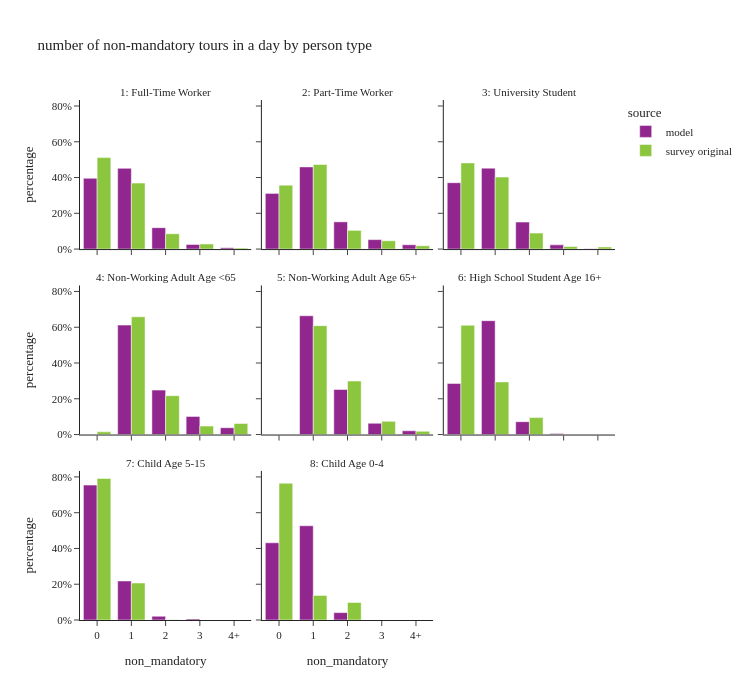

The notebook cell this image was saved under:
### Code cell
util.plot_share_facetbar(per_data, 'person_weight', 'non_mandatory', "number of non-mandatory tours in a day by person type", 
                        'ptype_label', facet_col_wrap=3,
                        height=700, orientation='v')

### Figure 1 — Plotly figure (JSON) as saved in the notebook; plotly's stock layout.template omitted (floating-point values rounded to 4 significant figures)
{"data": [{"alignmentgroup": "True", "customdata": [[613394], [699811], [185400], [39807], [11505]], "hovertemplate": "source=model<br>ptype_label=1: Full-Time Worker<br>non_mandatory=%{x}<br>percentage=%{y}<br>sample_size=%{customdata[0]}<extra></extra>", "legendgroup": "model", "marker": {"color": "#91268F", "pattern": {"shape": ""}}, "name": "model", "offsetgroup": "model", "orientation": "v", "showlegend": true, "textposition": "auto", "type": "bar", "x": ["0", "1", "2", "3", "4+"], "xaxis": "x7", "y": [0.3958, 0.4515, 0.1196, 0.02568, 0.007423], "yaxis": "y7"}, {"alignmentgroup": "True", "customdata": [[91788], [135553], [44914], [15605], [7111]], "hovertemplate": "source=model<br>ptype_label=2: Part-Time Worker<br>non_mandatory=%{x}<br>percentage=%{y}<br>sample_size=%{customdata[0]}<extra></extra>", "legendgroup": "model", "marker": {"color": "#91268F", "pattern": {"shape": ""}}, "name": "model", "offsetgroup": "model", "orientation": "v", "showlegend": false, "textposition": "auto", "type": "bar", "x": ["0", "1", "2", "3", "4+"], "xaxis": "x8", "y": [0.3112, 0.4595, 0.1523, 0.0529, 0.02411], "yaxis": "y8"}, {"alignmentgroup": "True", "customdata": [[52356], [63831], [21298], [3307], [269]], "hovertemplate": "source=model<br>ptype_label=3: University Student<br>non_mandatory=%{x}<br>percentage=%{y}<br>sample_size=%{customdata[0]}<extra></extra>", "legendgroup": "model", "marker": {"color": "#91268F", "pattern": {"shape": ""}}, "name": "model", "offsetgroup": "model", "orientation": "v", "showlegend": false, "textposition": "auto", "type": "bar", "x": ["0", "1", "2", "3", "4+"], "xaxis": "x9", "y": [0.3712, 0.4525, 0.151, 0.02344, 0.001907], "yaxis": "y9"}, {"alignmentgroup": "True", "customdata": [[246258], [99990], [40792], [15368]], "hovertemplate": "source=model<br>ptype_label=4: Non-Working Adult Age <65<br>non_mandatory=%{x}<br>percentage=%{y}<br>sample_size=%{customdata[0]}<extra></extra>", "legendgroup": "model", "marker": {"color": "#91268F", "pattern": {"shape": ""}}, "name": "model", "offsetgroup": "model", "orientation": "v", "showlegend": false, "textposition": "auto", "type": "bar", "x": ["1", "2", "3", "4+"], "xaxis": "x4", "y": [0.612, 0.2485, 0.1014, 0.03819], "yaxis": "y4"}, {"alignmentgroup": "True", "customdata": [[234574], [89038], [22221], [7411]], "hovertemplate": "source=model<br>ptype_label=5: Non-Working Adult Age 65+<br>non_mandatory=%{x}<br>percentage=%{y}<br>sample_size=%{customdata[0]}<extra></extra>", "legendgroup": "model", "marker": {"color": "#91268F", "pattern": {"shape": ""}}, "name": "model", "offsetgroup": "model", "orientation": "v", "showlegend": false, "textposition": "auto", "type": "bar", "x": ["1", "2", "3", "4+"], "xaxis": "x5", "y": [0.6641, 0.2521, 0.06291, 0.02098], "yaxis": "y5"}, {"alignmentgroup": "True", "customdata": [[26995], [60175], [6789], [544], [6]], "hovertemplate": "source=model<br>ptype_label=6: High School Student Age 16+<br>non_mandatory=%{x}<br>percentage=%{y}<br>sample_size=%{customdata[0]}<extra></extra>", "legendgroup": "model", "marker": {"color": "#91268F", "pattern": {"shape": ""}}, "name": "model", "offsetgroup": "model", "orientation": "v", "showlegend": false, "textposition": "auto", "type": "bar", "x": ["0", "1", "2", "3", "4+"], "xaxis": "x6", "y": [0.2856, 0.6367, 0.07183, 0.005756, 6.349e-05], "yaxis": "y6"}, {"alignmentgroup": "True", "customdata": [[333226], [96440], [9253], [2748], [112]], "hovertemplate": "source=model<br>ptype_label=7: Child Age 5-15<br>non_mandatory=%{x}<br>percentage=%{y}<br>sample_size=%{customdata[0]}<extra></extra>", "legendgroup": "model", "marker": {"color": "#91268F", "pattern": {"shape": ""}}, "name": "model", "offsetgroup": "model", "orientation": "v", "showlegend": false, "textposition": "auto", "type": "bar", "x": ["0", "1", "2", "3", "4+"], "xaxis": "x", "y": [0.7543, 0.2183, 0.02094, 0.00622, 0.0002535], "yaxis": "y"}, {"alignmentgroup": "True", "customdata": [[62855], [76749], [6012]], "hovertemplate": "source=model<br>ptype_label=8: Child Age 0-4<br>non_mandatory=%{x}<br>percentage=%{y}<br>sample_size=%{customdata[0]}<extra></extra>", "legendgroup": "model", "marker": {"color": "#91268F", "pattern": {"shape": ""}}, "name": "model", "offsetgroup": "model", "orientation": "v", "showlegend": false, "textposition": "auto", "type": "bar", "x": ["0", "1", "2"], "xaxis": "x2", "y": [0.4316, 0.5271, 0.04129], "yaxis": "y2"}, {"alignmentgroup": "True", "customdata": [[1048], [879], [273], [71], [24]], "hovertemplate": "source=survey original<br>ptype_label=1: Full-Time Worker<br>non_mandatory=%{x}<br>percentage=%{y}<br>sample_size=%{customdata[0]}<extra></extra>", "legendgroup": "survey original", "marker": {"color": "#8CC63E", "pattern": {"shape": ""}}, "name": "survey original", "offsetgroup": "survey original", "orientation": "v", "showlegend": true, "textposition": "auto", "type": "bar", "x": ["0", "1", "2", "3", "4+"], "xaxis": "x7", "y": [0.5115, 0.369, 0.08576, 0.02837, 0.005378], "yaxis": "y7"}, {"alignmentgroup": "True", "customdata": [[189], [276], [99], [37], [16]], "hovertemplate": "source=survey original<br>ptype_label=2: Part-Time Worker<br>non_mandatory=%{x}<br>percentage=%{y}<br>sample_size=%{customdata[0]}<extra></extra>", "legendgroup": "survey original", "marker": {"color": "#8CC63E", "pattern": {"shape": ""}}, "name": "survey original", "offsetgroup": "survey original", "orientation": "v", "showlegend": false, "textposition": "auto", "type": "bar", "x": ["0", "1", "2", "3", "4+"], "xaxis": "x8", "y": [0.3574, 0.4729, 0.1046, 0.04648, 0.01861], "yaxis": "y8"}, {"alignmentgroup": "True", "customdata": [[88], [79], [28], [7], [3]], "hovertemplate": "source=survey original<br>ptype_label=3: University Student<br>non_mandatory=%{x}<br>percentage=%{y}<br>sample_size=%{customdata[0]}<extra></extra>", "legendgroup": "survey original", "marker": {"color": "#8CC63E", "pattern": {"shape": ""}}, "name": "survey original", "offsetgroup": "survey original", "orientation": "v", "showlegend": false, "textposition": "auto", "type": "bar", "x": ["0", "1", "2", "3", "4+"], "xaxis": "x9", "y": [0.4818, 0.4026, 0.08934, 0.01435, 0.01184], "yaxis": "y9"}, {"alignmentgroup": "True", "customdata": [[4], [354], [120], [41], [28]], "hovertemplate": "source=survey original<br>ptype_label=4: Non-Working Adult Age <65<br>non_mandatory=%{x}<br>percentage=%{y}<br>sample_size=%{customdata[0]}<extra></extra>", "legendgroup": "survey original", "marker": {"color": "#8CC63E", "pattern": {"shape": ""}}, "name": "survey original", "offsetgroup": "survey original", "orientation": "v", "showlegend": false, "textposition": "auto", "type": "bar", "x": ["0", "1", "2", "3", "4+"], "xaxis": "x4", "y": [0.01523, 0.6582, 0.2174, 0.04725, 0.06196], "yaxis": "y4"}, {"alignmentgroup": "True", "customdata": [[1], [434], [143], [38], [10]], "hovertemplate": "source=survey original<br>ptype_label=5: Non-Working Adult Age 65+<br>non_mandatory=%{x}<br>percentage=%{y}<br>sample_size=%{customdata[0]}<extra></extra>", "legendgroup": "survey original", "marker": {"color": "#8CC63E", "pattern": {"shape": ""}}, "name": "survey original", "offsetgroup": "survey original", "orientation": "v", "showlegend": false, "textposition": "auto", "type": "bar", "x": ["0", "1", "2", "3", "4+"], "xaxis": "x5", "y": [8.932e-05, 0.6088, 0.2991, 0.0738, 0.01815], "yaxis": "y5"}, {"alignmentgroup": "True", "customdata": [[35], [15], [1]], "hovertemplate": "source=survey original<br>ptype_label=6: High School Student Age 16+<br>non_mandatory=%{x}<br>percentage=%{y}<br>sample_size=%{customdata[0]}<extra></extra>", "legendgroup": "survey original", "marker": {"color": "#8CC63E", "pattern": {"shape": ""}}, "name": "survey original", "offsetgroup": "survey original", "orientation": "v", "showlegend": false, "textposition": "auto", "type": "bar", "x": ["0", "1", "2"], "xaxis": "x6", "y": [0.6111, 0.2943, 0.09459], "yaxis": "y6"}, {"alignmentgroup": "True", "customdata": [[309], [62], [5]], "hovertemplate": "source=survey original<br>ptype_label=7: Child Age 5-15<br>non_mandatory=%{x}<br>percentage=%{y}<br>sample_size=%{customdata[0]}<extra></extra>", "legendgroup": "survey original", "marker": {"color": "#8CC63E", "pattern": {"shape": ""}}, "name": "survey original", "offsetgroup": "survey original", "orientation": "v", "showlegend": false, "textposition": "auto", "type": "bar", "x": ["0", "1", "2"], "xaxis": "x", "y": [0.7919, 0.207, 0.00113], "yaxis": "y"}, {"alignmentgroup": "True", "customdata": [[73], [14], [2]], "hovertemplate": "source=survey original<br>ptype_label=8: Child Age 0-4<br>non_mandatory=%{x}<br>percentage=%{y}<br>sample_size=%{customdata[0]}<extra></extra>", "legendgroup": "survey original", "marker": {"color": "#8CC63E", "pattern": {"shape": ""}}, "name": "survey original", "offsetgroup": "survey original", "orientation": "v", "showlegend": false, "textposition": "auto", "type": "bar", "x": ["0", "1", "2"], "xaxis": "x2", "y": [0.765, 0.1372, 0.09782], "yaxis": "y2"}], "layout": {"annotations": [{"font": {}, "showarrow": false, "text": "7: Child Age 5-15", "x": 0.16, "xanchor": "center", "xref": "paper", "y": 0.2867, "yanchor": "bottom", "yref": "paper"}, {"font": {}, "showarrow": false, "text": "8: Child Age 0-4", "x": 0.5, "xanchor": "center", "xref": "paper", "y": 0.2867, "yanchor": "bottom", "yref": "paper"}, {"font": {}, "showarrow": false, "text": "4: Non-Working Adult Age <65", "x": 0.16, "xanchor": "center", "xref": "paper", "y": 0.6433, "yanchor": "bottom", "yref": "paper"}, {"font": {}, "showarrow": false, "text": "5: Non-Working Adult Age 65+", "x": 0.5, "xanchor": "center", "xref": "paper", "y": 0.6433, "yanchor": "bottom", "yref": "paper"}, {"font": {}, "showarrow": false, "text": "6: High School Student Age 16+", "x": 0.84, "xanchor": "center", "xref": "paper", "y": 0.6433, "yanchor": "bottom", "yref": "paper"}, {"font": {}, "showarrow": false, "text": "1: Full-Time Worker", "x": 0.16, "xanchor": "center", "xref": "paper", "y": 1.0, "yanchor": "bottom", "yref": "paper"}, {"font": {}, "showarrow": false, "text": "2: Part-Time Worker", "x": 0.5, "xanchor": "center", "xref": "paper", "y": 1.0, "yanchor": "bottom", "yref": "paper"}, {"font": {}, "showarrow": false, "text": "3: University Student", "x": 0.84, "xanchor": "center", "xref": "paper", "y": 1.0, "yanchor": "bottom", "yref": "paper"}], "barmode": "group", "height": 700, "legend": {"title": {"text": "source"}, "tracegroupgap": 0}, "title": {"text": "number of non-mandatory tours in a day by person type"}, "width": 750, "xaxis": {"anchor": "y", "domain": [0.0, 0.32], "title": {"text": "non_mandatory"}}, "xaxis2": {"anchor": "y2", "domain": [0.34, 0.66], "matches": "x", "title": {"text": "non_mandatory"}}, "xaxis3": {"anchor": "y3", "domain": [0.68, 1.0], "matches": "x", "title": {"text": "non_mandatory"}}, "xaxis4": {"anchor": "y4", "domain": [0.0, 0.32], "matches": "x", "showticklabels": false}, "xaxis5": {"anchor": "y5", "domain": [0.34, 0.66], "matches": "x", "showticklabels": false}, "xaxis6": {"anchor": "y6", "domain": [0.68, 1.0], "matches": "x", "showticklabels": false}, "xaxis7": {"anchor": "y7", "domain": [0.0, 0.32], "matches": "x", "showticklabels": false}, "xaxis8": {"anchor": "y8", "domain": [0.34, 0.66], "matches": "x", "showticklabels": false}, "xaxis9": {"anchor": "y9", "domain": [0.68, 1.0], "matches": "x", "showticklabels": false}, "yaxis": {"anchor": "x", "domain": [0.0, 0.2867], "tickformat": ".0%", "title": {"text": "percentage"}}, "yaxis2": {"anchor": "x2", "domain": [0.0, 0.2867], "matches": "y", "showticklabels": false, "tickformat": ".0%"}, "yaxis3": {"anchor": "x3", "domain": [0.0, 0.2867], "matches": "y", "showticklabels": false, "tickformat": ".0%"}, "yaxis4": {"anchor": "x4", "domain": [0.3567, 0.6433], "matches": "y", "tickformat": ".0%", "title": {"text": "percentage"}}, "yaxis5": {"anchor": "x5", "domain": [0.3567, 0.6433], "matches": "y", "showticklabels": false, "tickformat": ".0%"}, "yaxis6": {"anchor": "x6", "domain": [0.3567, 0.6433], "matches": "y", "showticklabels": false, "tickformat": ".0%"}, "yaxis7": {"anchor": "x7", "domain": [0.7133, 1.0], "matches": "y", "tickformat": ".0%", "title": {"text": "percentage"}}, "yaxis8": {"anchor": "x8", "domain": [0.7133, 1.0], "matches": "y", "showticklabels": false, "tickformat": ".0%"}, "yaxis9": {"anchor": "x9", "domain": [0.7133, 1.0], "matches": "y", "showticklabels": false, "tickformat": ".0%"}}}
